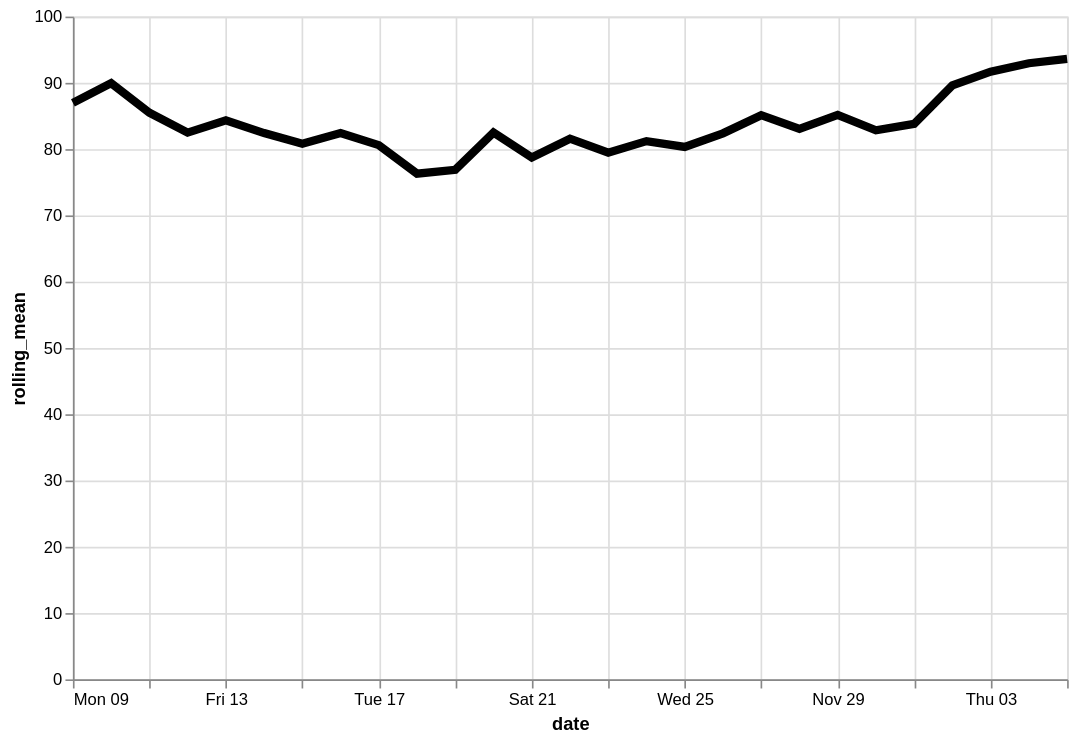

Here is the Vega-Lite specification saved for this chart:
### Vega-Lite specification from a JSON file in a GitHub repository (floating-point values rounded to 4 significant figures)
{"config": {"view": {"continuousWidth": 400, "continuousHeight": 300}}, "data": {"name": "data-b5da82945be229acf09df1a8e29f3ad5"}, "mark": {"type": "line", "color": "black", "size": 5}, "encoding": {"x": {"type": "temporal", "field": "date"}, "y": {"type": "quantitative", "field": "rolling_mean"}}, "height": 400, "transform": [{"window": [{"op": "mean", "field": "log_price", "as": "rolling_mean"}], "frame": [-4, 3]}], "width": 600, "$schema": "https://vega.github.io/schema/vega-lite/v4.8.1.json", "datasets": {"data-b5da82945be229acf09df1a8e29f3ad5": [{"date": "2020-11-09", "log_price": 82.8}, {"date": "2020-11-10", "log_price": 112.9}, {"date": "2020-11-11", "log_price": 55.42}, {"date": "2020-11-12", "log_price": 96.77}, {"date": "2020-11-13", "log_price": 101.9}, {"date": "2020-11-14", "log_price": 63.2}, {"date": "2020-11-15", "log_price": 64.47}, {"date": "2020-11-16", "log_price": 97.23}, {"date": "2020-11-17", "log_price": 67.45}, {"date": "2020-11-18", "log_price": 100.0}, {"date": "2020-11-19", "log_price": 68.34}, {"date": "2020-11-20", "log_price": 82.17}, {"date": "2020-11-21", "log_price": 67.58}, {"date": "2020-11-22", "log_price": 67.82}, {"date": "2020-11-23", "log_price": 109.5}, {"date": "2020-11-24", "log_price": 67.13}, {"date": "2020-11-25", "log_price": 90.13}, {"date": "2020-11-26", "log_price": 83.12}, {"date": "2020-11-27", "log_price": 82.23}, {"date": "2020-11-28", "log_price": 75.16}, {"date": "2020-11-29", "log_price": 83.99}, {"date": "2020-11-30", "log_price": 89.74}, {"date": "2020-12-01", "log_price": 92.85}, {"date": "2020-12-02", "log_price": 84.15}, {"date": "2020-12-03", "log_price": 71.46}, {"date": "2020-12-04", "log_price": 90.91}, {"date": "2020-12-05", "log_price": 128.7}]}}
